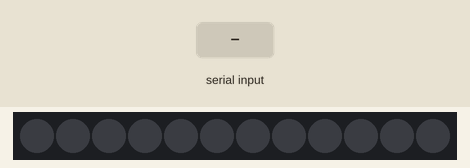
This sketch was run on a simulated Arduino Uno, built with avr-gcc and run on an emulated ATmega328P. On the bench: 12 RGB LEDs in strip order, left to right. The test bench sets the inputs (shaded band). Dim RGB values are drawn brighter than linear; what the sketch prints to the serial monitor is not drawn.

Above: at 1.2 s.
1.3 s: "s90\n" received over Serial
At 2.24 s:
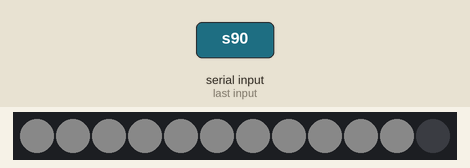
2.9 s: "b90\n" received over Serial
At 3.11 s:
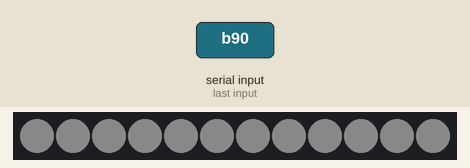
Timing chart, 0 to 5.9 s (numbered marks = the images above; inputs shaded):
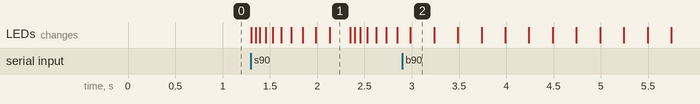

The sketch:

robocup_debug.ino
```cpp
#include <Adafruit_NeoPixel.h>
#ifdef __AVR__
  #include <avr/power.h>
#endif

#define PIN 6
#define LB 10 // LED brightness
char current_command = '0';
char current_colour = 'w';
uint16_t arg = 0;


// Parameter 1 = number of pixels in strip
// Parameter 2 = Arduino pin number (most are valid)
// Parameter 3 = pixel type flags, add together as needed:
//   NEO_KHZ800  800 KHz bitstream (most NeoPixel products w/WS2812 LEDs)
//   NEO_KHZ400  400 KHz (classic 'v1' (not v2) FLORA pixels, WS2811 drivers)
//   NEO_GRB     Pixels are wired for GRB bitstream (most NeoPixel products)
//   NEO_RGB     Pixels are wired for RGB bitstream (v1 FLORA pixels, not v2)
//   NEO_RGBW    Pixels are wired for RGBW bitstream (NeoPixel RGBW products)
Adafruit_NeoPixel pixels = Adafruit_NeoPixel(12, PIN, NEO_GRB + NEO_KHZ800);

// IMPORTANT: To reduce NeoPixel burnout risk, add 1000 uF capacitor across
// pixel power leads, add 300 - 500 Ohm resistor on first pixel's data input
// and minimize distance between Arduino and first pixel.  Avoid connecting
// on a live circuit...if you must, connect GND first.

void setup() {
  // This is for Trinket 5V 16MHz, you can remove these three lines if you are not using a Trinket
  #if defined (__AVR_ATtiny85__)
    if (F_CPU == 16000000) clock_prescale_set(clock_div_1);
  #endif
  // End of trinket special code
  Serial.begin(9600);

  pixels.begin();
  pixels.show(); // Initialize all pixels to 'off'
}

void loop() {
  if (Serial.available() > 0 || current_command != '0')
  {
      char c;
      bool old_command = false;
      if (Serial.available() > 0)
      {
        c = Serial.read();
      }
      else
      {
        c = current_command;
        old_command = true;
      }

      if (c == 'b')// blink (example: b2r will blink red twice)
      {
        int how_many = Serial.parseInt();
        char colour = Serial.read();
        blinkRing(how_many, getColour(colour));
        current_command = '0';
      }
      else if (c == 'c') // cycle (example: c2r will cycle red twice)
      {
        int how_many = Serial.parseInt();
        char colour = Serial.read();
        colourWipe(how_many, getColour(colour));
        current_command = '0';
      }
      else if (c == 's') // spin (example: sg will spin green twice)
      {
        char colour;
        if (old_command)
        {
          colour = current_colour;
          arg = (arg + 1) % pixels.numPixels();
        }
        else
        {
          current_command = c;
          arg = 1;
          colour = Serial.read();
          Serial.print(colour);
          current_colour = colour;
        }
        setFirstPixels(arg, getColour(colour));
      }
  }
}
uint32_t getColour(char c)
{
  if (c == 'r') return pixels.Color(LB, 0, 0);
  if (c == 'g') return pixels.Color(0, LB, 0);
  if (c == 'b') return pixels.Color(0, 0, LB);
  return pixels.Color(LB, LB, LB);
}

void blinkRing(uint32_t how_many, uint32_t colour)
{
  for (uint16_t j = 0; j < how_many; j++)
  {
    for (uint16_t i = 0; i < pixels.numPixels(); i++)
    {
      pixels.setPixelColor(i, colour);
    }
    pixels.show();
    delay(250);
    pixels.clear();
    pixels.show();
    delay(250);
  }
}

// Fill the dots one after the other with a color
void colourWipe(uint32_t how_many, uint32_t colour) {
  for(uint16_t j = 0; j < how_many; j++)
  {
    for(uint16_t i=0; i<pixels.numPixels(); i++) {
      pixels.setPixelColor(i, colour);
      pixels.show();
      delay(50);
    }
    pixels.clear();
    pixels.show();
  }
}

void setFirstPixels(uint32_t index, uint32_t colour)
{
  for(uint16_t i=0; i<pixels.numPixels(); i++) {
    if (i != index)
    {
      pixels.setPixelColor(i, colour);
    }
    else
    {
      pixels.setPixelColor(i, pixels.Color(0,0,0));
    }
  }
  pixels.show();
  delay(index * 15);
}
```

Measured:
- after the input at 1.3 s, the LEDs: first change at once (image 1 shows a later state)
- after the input at 2.9 s, the LEDs: change after 0.09 s (image 2)
